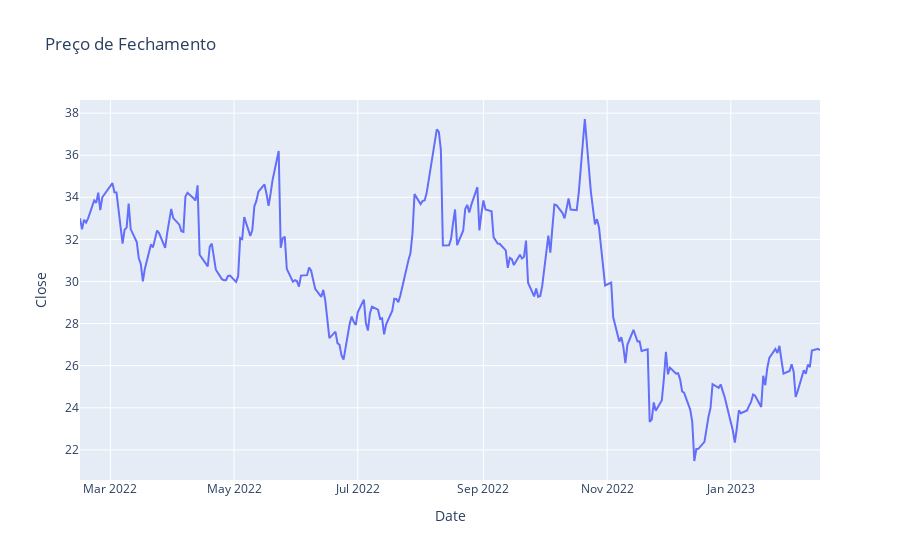

The notebook cell saved with this chart:
### Code cell
figure1 = px.line(
    dados,
    y='Close',
    title='Preço de Fechamento')

figure1.show()

### Figure 1 — Plotly figure (JSON) as saved in the notebook; plotly's stock layout.template omitted (floating-point values rounded to 4 significant figures; data arrays with more than 128 entries replaced by an {"elided": "..."} marker saying what was removed)
{"data": [{"hovertemplate": "Date=%{x}<br>Close=%{y}<extra></extra>", "legendgroup": "", "line": {"color": "#636efa", "dash": "solid"}, "marker": {"symbol": "circle"}, "mode": "lines", "name": "", "orientation": "v", "showlegend": false, "type": "scatter", "x": {"elided": "252 str values"}, "xaxis": "x", "y": {"elided": "252 float values"}, "yaxis": "y"}], "layout": {"legend": {"tracegroupgap": 0}, "title": {"text": "Preço de Fechamento"}, "xaxis": {"anchor": "y", "domain": [0, 1], "title": {"text": "Date"}}, "yaxis": {"anchor": "x", "domain": [0, 1], "title": {"text": "Close"}}}}
